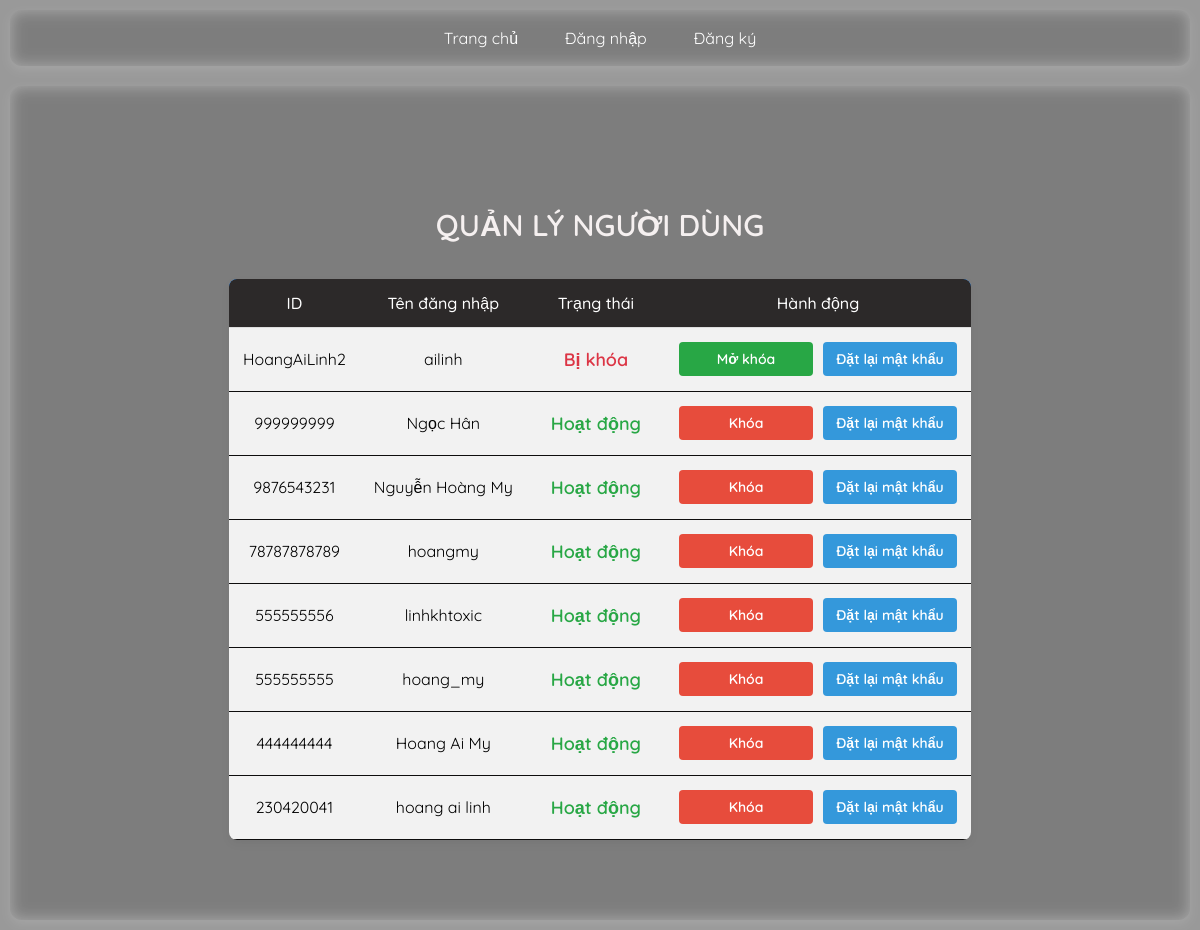
/admin (signed in), run on the app's committed database.
### tables this page shows
CREATE TABLE users (
            user_id TEXT PRIMARY KEY NOT NULL UNIQUE,
            username TEXT NOT NULL UNIQUE,
            password TEXT,
            role TEXT DEFAULT 'user',
            is_blocked INTEGER DEFAULT 0
        );

### app.py (the view)
@app.route('/admin')
def admin():
    if session.get('role') != 'admin':
        flash("Truy cập trái phép!", "danger")
        return redirect(url_for('home'))
    page_admin = request.args.get('page_admin', 1, type=int)
    per_page = 8
    offset_user = (page_admin - 1) * per_page
    with sqlite3.connect(DATABASE) as conn:
        c = conn.cursor()
        c.execute("SELECT COUNT(*) FROM posts WHERE username != ?", (session['username'],))
        total_user_posts = c.fetchone()[0]
        total_user_pages = (total_user_posts + per_page - 1) // per_page
        c.execute("SELECT * FROM users WHERE username != ? ORDER BY user_id DESC LIMIT ? OFFSET ?",
                  (session['username'], per_page, offset_user))
        users = c.fetchall()
    return render_template('admin.html', users=users,
                           page_admin=page_admin,
                           total_user_pages=total_user_pages,)

### templates/admin.html (shortened to what this page needs)
{% extends "base.html" %}
{% block content %}
<div class="admin-container">
    <h2 class="title">QUẢN LÝ NGƯỜI DÙNG</h2>
    <table class="user-table">
        <thead>
            <tr>
                <th>ID</th>
                <th>Tên đăng nhập</th>
                <th>Trạng thái</th>
                <th>Hành động</th>
            </tr>
        </thead>
        <tbody>
            {% for user in users %}
            <tr>
                <td>{{ user[0] }}</td>
                <td>{{ user[1] }}</td>
                <td>
                    <span class="status {{ 'blocked' if user[4] == 1 else 'active' }}">
                        {{ "Bị khóa" if user[4] == 1 else "Hoạt động" }}
                    </span>
                </td>
                <td>
                    <div class="action-buttons">
                        {% if user[4] == 1 %}
                            <a href="{{ url_for('unblock_user', username=user[1]) }}" class="button unblock">Mở khóa</a>
                        {% else %}
                            <a href="{{ url_for('block_user', username=user[1]) }}" class="button block">Khóa</a>
                        {% endif %}
                        <a href="{{ url_for('reset_password', username=user[1]) }}" class="button reset">Đặt lại mật khẩu</a>
                    </div>
                </td>
            </tr>
            {% endfor %}
        </tbody>
    </table>
</div>
{% endblock %}

### static/style.css (style rules this page uses)
body { font-family: 'Quicksand', sans-serif; margin: 0; padding: 0; background: url('https://i.pinimg.com/736x/f0/36/60/f03660c59e833d273f4557d920be3e40.jpg') center/cover no-repeat fixed; color: #fff; display: flex; flex-direction: column; min-height: 100vh; opacity: 0; animation: fadeIn 1s ease-in forwards; }
body::before { content: ""; position: fixed; top: 0; left: 0; width: 100%; height: 100%; background: rgba(0, 0, 0, 0.4); z-index: -1; }
.title { text-align: center; font-size: 26px; font-weight: bold; margin-bottom: 20px; color: white; background: #007BFF; padding: 10px; border-radius: 8px; }
.user-table { width: 80%; margin: 0 auto; border-collapse: collapse; background: rgba(255, 255, 255, 0.9); border-radius: 10px; overflow: hidden; box-shadow: 0 4px 10px rgba(0, 0, 0, 0.1); }
.user-table thead { background: #007BFF; color: white; }
.user-table th, .user-table td { padding: 12px; text-align: center; border-bottom: 1px solid #ddd; }
.user-table td:first-child, .user-table td:nth-child(2) { color: black; }
.status { font-weight: bold; padding: 8px; border-radius: 5px; }
.status.blocked { color: red; }
.status.active { color: green; }
.button { padding: 8px 12px; border-radius: 6px; text-decoration: none; font-weight: bold; display: inline-block; transition: 0.3s; }
.button.block { background: #dc3545; color: white; }
.button.unblock { background: #28a745; color: white; }

### templates/admin.html (style rules this page uses)
body { font-family: 'Quicksand', sans-serif; color: #333; }
.admin-container { max-width: 1000px; margin: 40px auto; padding: 20px; }
.title { text-align: center; font-size: 30px; font-weight: 600; color: #f5f0f0; padding: 15px; background: none; }
.user-table { width: 100%; border-collapse: collapse; background: rgba(255, 255, 255, 0.9); border-radius: 8px; overflow: hidden; box-shadow: 0 4px 10px rgba(0, 0, 0, 0.05); }
.user-table th { background: #2c2929; font-weight: 500; padding: 14px; text-align: center; }
.user-table td { padding: 14px; text-align: center; border-bottom: 1px solid #0e0d0d; word-wrap: break-word; }
.status { font-weight: 600; font-size: 18px; padding: 6px 10px; border-radius: 5px; display: inline-block; }
.status.active { color: #28a745; }
.status.blocked { color: #dc3545; }
.action-buttons { display: flex; justify-content: center; align-items: center; gap: 10px; flex-wrap: wrap; }
.button { min-width: 110px; padding: 8px 12px; font-size: 14px; border-radius: 4px; text-align: center; font-weight: 600; white-space: nowrap; }
.button.block { background: #e74c3c; color: white; }
.button.reset { background: #3498db; color: white; }

### data on the page
users: user_id "HoangAiLinh2", username "ailinh", is_blocked "Bị khóa"
users: user_id "999999999", username "Ngọc Hân", is_blocked "Hoạt động"
users: user_id "9876543231", username "Nguyễn Hoàng My", is_blocked "Hoạt động"
users: user_id "78787878789", username "hoangmy", is_blocked "Hoạt động"
users: user_id "555555556", username "linhkhtoxic", is_blocked "Hoạt động"
users: user_id "555555555", username "hoang_my", is_blocked "Hoạt động"
users: user_id "444444444", username "Hoang Ai My", is_blocked "Hoạt động"
users: user_id "230420041", username "hoang ai linh", is_blocked "Hoạt động"
